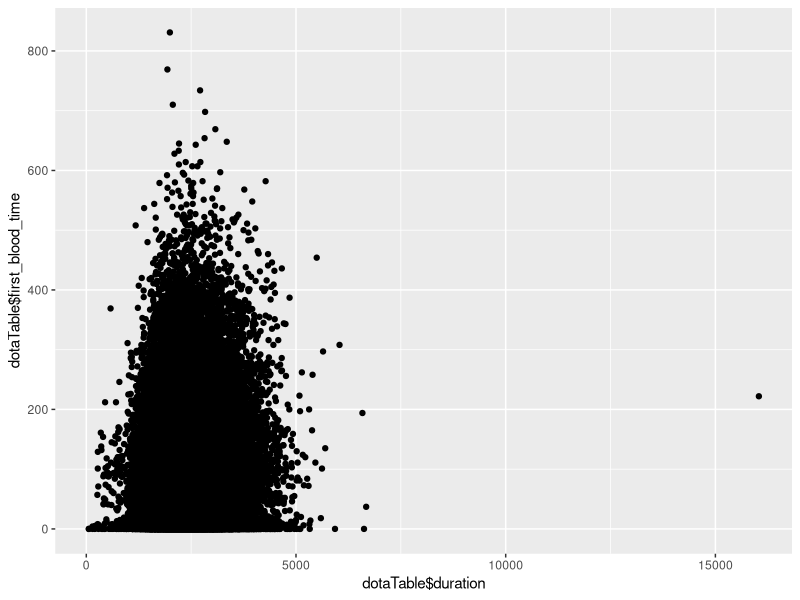
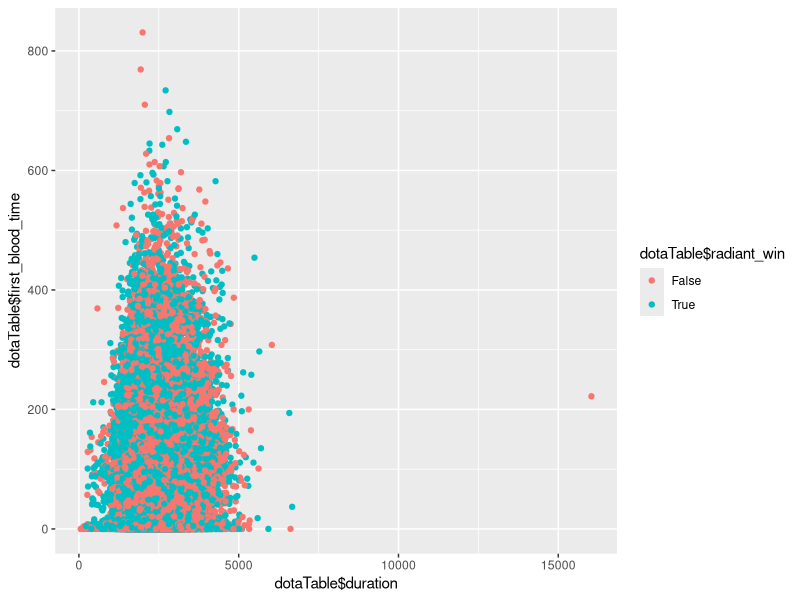
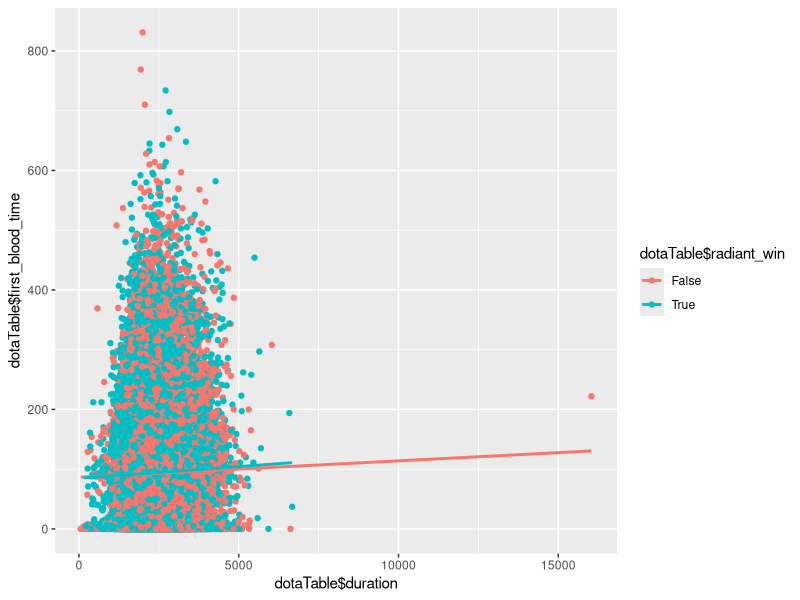

Write the R code that produced these figures, in order.
library(tidyverse)

# Data Set from https://www.kaggle.com/devinanzelmo/dota-2-matches#match.csv
dotaTable <-read.csv("Datasets/Dota 2/match.csv")

TimeByFirstBloodGraph<-ggplot(dotaTable, aes(dotaTable$duration,dotaTable$first_blood_time))+geom_point()
print(TimeByFirstBloodGraph)

TimeByFirstBloodGraph2<-ggplot(dotaTable, aes(dotaTable$duration,dotaTable$first_blood_time, color = dotaTable$radiant_win))+geom_point()
print(TimeByFirstBloodGraph2)

TimeByFirstBloodGraph3<-TimeByFirstBloodGraph2+geom_smooth(method = "lm",se= FALSE)
print(TimeByFirstBloodGraph3)
